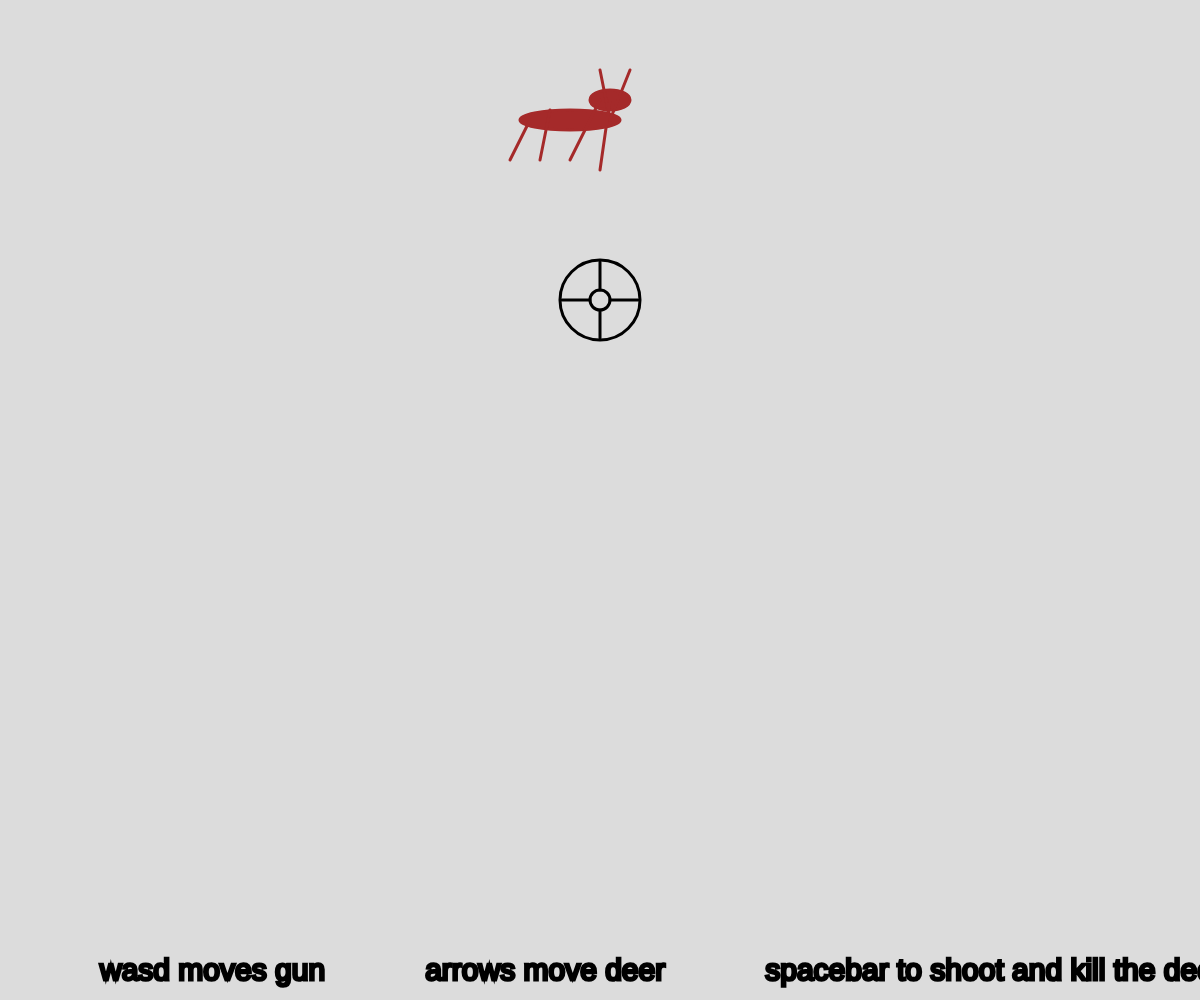
Frame 1 (no input)
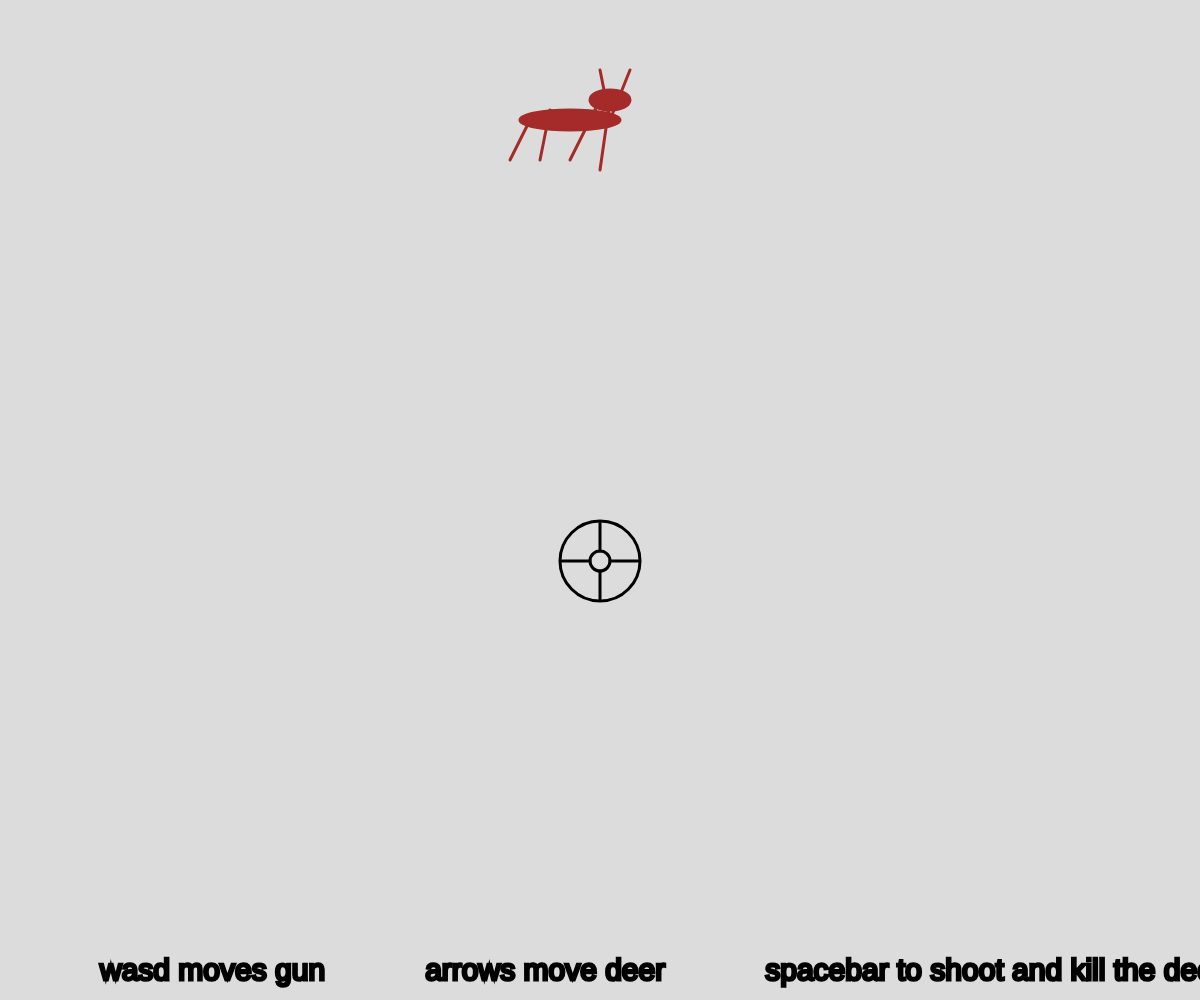
Frame 60 (no input)
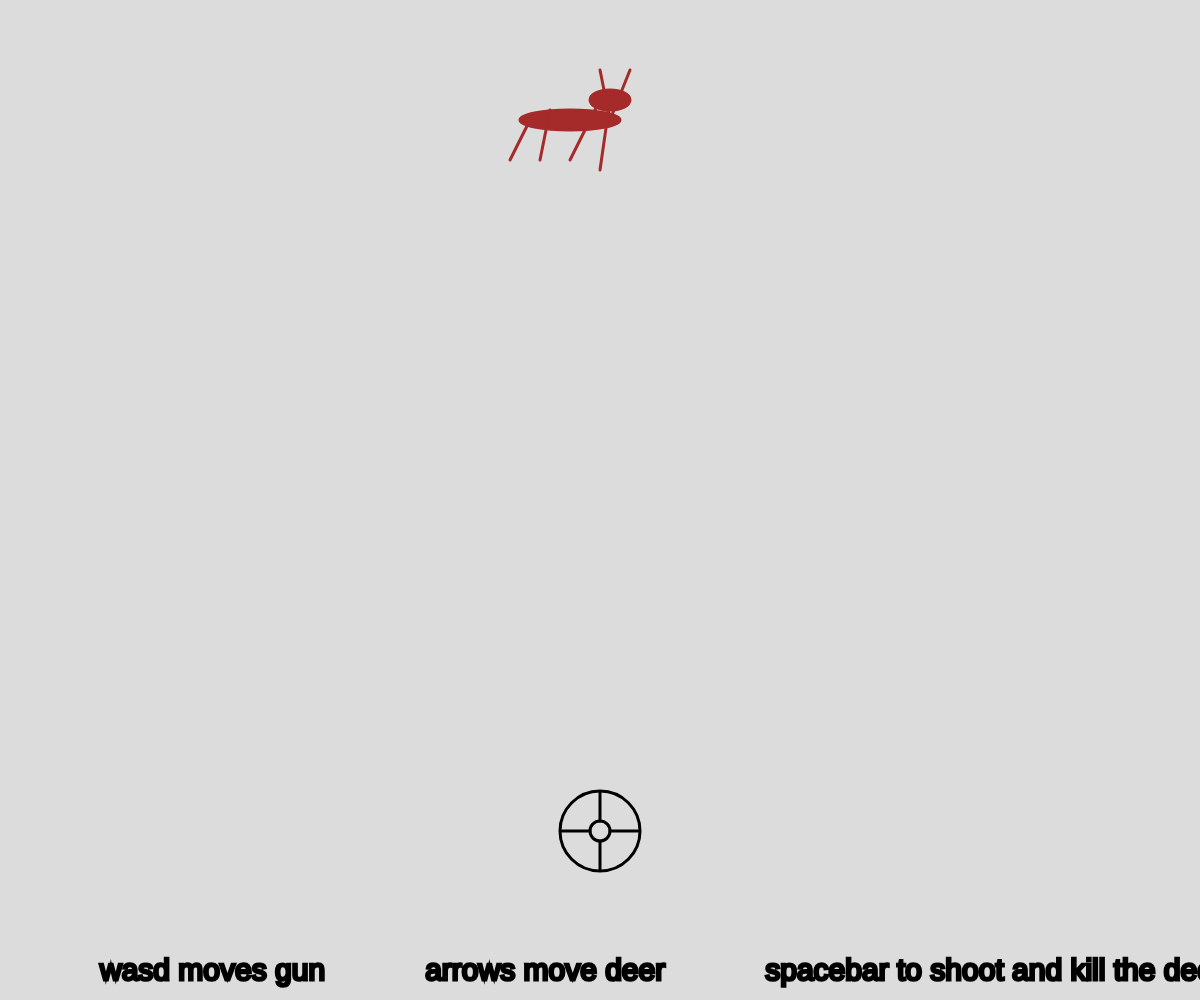
Frame 120 (the mouse pressed at the canvas centre since frame 60)

The p5.js sketch that drew these frames (run headless with seeded random() and noise() and a simulated clock; from frame 60 on, the mouse is pressed at the canvas centre):

// p5.js sketch
// ── sketch.js
let me;
let deer;
let gun;
let r;
let g;
let b;
let time=0;


function setup() {
  createCanvas(windowWidth, windowHeight);

  deer = new Deer(width/2, 100, 10,true);
  gun = new Gun(width/2,300,9)

}

function draw(){
	background(220);

  deer.drawMe();
  deer.moveMe();
  gun.drawGun();
  gun.moveGun();
  deer.die();

  fill("black")
  textSize(30);
    text("wasd moves gun            arrows move deer            spacebar to shoot and kill the deer",100,windowHeight-20)

    if (frameCount % 2 == 0){
      gun.y = gun.y + 9
    }

    if (gun.y >= windowHeight-50){
      gun.y=windowHeight-50
    }
    if (gun.x >= windowWidth-50){
        gun.x=windowWidth-50
	  }
    if (gun.x <= 50){
        gun.x= 50
    }
    if (gun.y <= 50){
        gun.y= 50
    }
    if (deer.y >= windowHeight-50){
      deer.y=windowHeight-50
    }
    if (deer.x >= windowWidth-50){
        deer.x=windowWidth-50
    }
    if (deer.x <= 100){
        deer.x= 100
    }
    if (deer.y <= 50){
        deer.y= 50
    }

    if (frameCount%90 == 0){
      time=time+1

}
    if (time>=10){
      rect(0,0,windowWidth,windowHeight)
      fill("white")
      textSize(50);
      textFont('Georgia');
      text("deer wins",100,100)
    }

}

//avatar class
class Deer {

	constructor(x,y, speed,alive){ //every avatar needs an x value, a y value, and a speed
		    this.x = x;
    		this.y = y;
        this.speed = speed+5;

      this.speed = speed;
        this.alive = alive;

	}

	drawMe(){  // draw the running person
if (this.alive==true){
  stroke("brown");
  strokeWeight(3);
  fill("brown");
  ellipse(this.x+10,this.y,40,20); // head
  ellipse(this.x-30,this.y+20,100,20); //body

if (this.alive==false){
  time>=-10
}



//antlerz
line(this.x+10, this.y+20, this.x, this.y-30); //left antler
line(this.x+10, this.y+20, this.x+30, this.y-30); //left antler
line(this.x, this.y, this.x, this.y);

//leggs
  line(this.x, this.y+70, this.x+10, this.y); //rightmost front leg
  line(this.x, this.y, this.x-30, this.y+60); // leftmost front leg
  line(this.x-60, this.y+60, this.x-50, this.y+10); // rightmost back leg
  line(this.x-90, this.y+60, this.x-70, this.y+20); // leftmost back leg
}
  else{
    print("deer is dead")
  fill("red");
   rect(0,0,windowWidth,windowHeight)
   fill("black")
   textSize(50);
   textFont('Georgia');
   text("deer is dead",100,100)
  }

	}

	moveMe(){
    if (keyIsDown(UP_ARROW)) { //if you hold the up arrow, move up by speed
       this.y -= this.speed;
    }

    if (keyIsDown(DOWN_ARROW)) { // if you hold the down arrow, move down by speed
        this.y += this.speed;
    }

    if (keyIsDown(LEFT_ARROW)) { // if you hold the left arrow, move left by speed
        this.x -= this.speed;
	  }

  if (keyIsDown(RIGHT_ARROW)) { // if you hold the right arrow, move right by speed
      this.x += this.speed;
    }

}

die(){
  if (gun.x >= this.x-90 && gun.x <= this.x+30 && gun.y >= this.y-10 && gun.y <= this.y+40 && keyIsDown(32)){
    this.alive = false;
    print(this.alive);
  }

}

}
//avatar class
class Gun {

	constructor(x,y, speed){ //every avatar needs an x value, a y value, and a speed
		    this.x = x;
    		this.y = y;
        this.speed = speed;
	}


	drawGun(){
    noFill();
    stroke("black");
        ellipse(this.x,this.y,80);
        line(this.x+10,this.y,this.x+38,this.y)
        line(this.x-10,this.y,this.x-38,this.y)
        line(this.x,this.y+10,this.x,this.y+38)
        line(this.x,this.y-10,this.x,this.y-38)
          ellipse(this.x,this.y,20);

	}

	moveGun(){
    if (keyIsDown(87)) { //if you hold the W key, move up by speed
       this.y -= this.speed;
    }

    if (keyIsDown(63)){ // if you hold the S key, move down by speed
        this.y += this.speed;
    }
    if (keyIsDown(65)){
      this.x -= this.speed;
    }
    if (keyIsDown(68)){
      this.x += this.speed;
    }
    if (keyIsDown(32)){
      this.y = this.y-20
    }
  }
 bouncefloor(){
   if (this.y >= windowHeight){
   this.jump = -this.jump;
   }

 }
}
